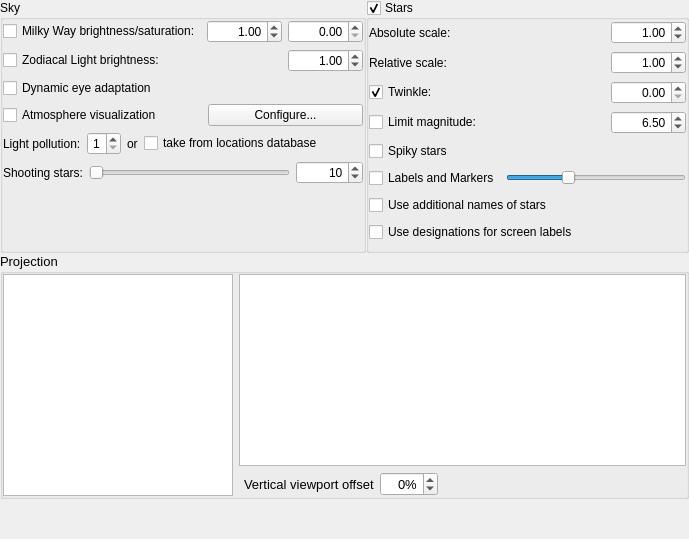
        <widget class="QWidget" name="page_sky">
         <layout class="QGridLayout" name="gridLayout">
          <property name="leftMargin">
           <number>0</number>
          </property>
          <property name="topMargin">
           <number>0</number>
          </property>
          <property name="rightMargin">
           <number>0</number>
          </property>
          <property name="bottomMargin">
           <number>0</number>
          </property>
          <property name="spacing">
           <number>0</number>
          </property>
          <item row="2" column="0">
           <spacer name="verticalSpacer_2">
            <property name="orientation">
             <enum>Qt::Vertical</enum>
            </property>
            <property name="sizeHint" stdset="0">
             <size>
              <width>20</width>
              <height>40</height>
             </size>
            </property>
           </spacer>
          </item>
          <item row="0" column="0">
           <widget class="QGroupBox" name="largeObjectsGroupbox">
            <property name="sizePolicy">
             <sizepolicy hsizetype="Preferred" vsizetype="Fixed">
              <horstretch>0</horstretch>
              <verstretch>0</verstretch>
             </sizepolicy>
            </property>
            <property name="title">
             <string>Sky</string>
            </property>
            <property name="alignment">
             <set>Qt::AlignLeading</set>
            </property>
            <property name="flat">
             <bool>true</bool>
            </property>
            <property name="checkable">
             <bool>false</bool>
            </property>
            <layout class="QGridLayout" name="gridLayout_18">
             <property name="leftMargin">
              <number>0</number>
             </property>
             <property name="topMargin">
              <number>0</number>
             </property>
             <property name="rightMargin">
              <number>0</number>
             </property>
             <property name="bottomMargin">
              <number>0</number>
             </property>
             <item row="1" column="0">
              <layout class="QHBoxLayout" name="horizontalLayout_zodiacalLight">
               <item>
                <widget class="QCheckBox" name="zodiacalLightCheckBox">
                 <property name="text">
                  <string>Zodiacal Light brightness:</string>
                 </property>
                </widget>
               </item>
               <item>
                <widget class="QDoubleSpinBox" name="zodiacalLightBrightnessDoubleSpinBox">
                 <property name="maximumSize">
                  <size>
                   <width>75</width>
                   <height>16777215</height>
                  </size>
                 </property>
                 <property name="alignment">
                  <set>Qt::AlignRight|Qt::AlignTrailing|Qt::AlignVCenter</set>
                 </property>
                 <property name="decimals">
                  <number>2</number>
                 </property>
                 <property name="maximum">
                  <double>10.000000000000000</double>
                 </property>
                 <property name="singleStep">
                  <double>0.100000000000000</double>
                 </property>
                 <property name="value">
                  <double>1.000000000000000</double>
                 </property>
                </widget>
               </item>
              </layout>
             </item>
             <item row="2" column="0">
              <widget class="QCheckBox" name="adaptationCheckbox">
               <property name="toolTip">
                <string>Dim faint stars when a very bright object is visible</string>
               </property>
               <property name="text">
                <string>Dynamic eye adaptation</string>
               </property>
               <property name="checked">
                <bool>false</bool>
               </property>
              </widget>
             </item>
             <item row="3" column="0">
              <layout class="QHBoxLayout" name="horizontalLayout_21">
               <item>
                <widget class="QCheckBox" name="atmosphereCheckBox">
                 <property name="text">
                  <string>Atmosphere visualization</string>
                 </property>
                </widget>
               </item>
               <item>
                <spacer name="horizontalSpacer_11">
                 <property name="orientation">
                  <enum>Qt::Horizontal</enum>
                 </property>
                 <property name="sizeType">
                  <enum>QSizePolicy::Minimum</enum>
                 </property>
                 <property name="sizeHint" stdset="0">
                  <size>
                   <width>40</width>
                   <height>20</height>
                  </size>
                 </property>
                </spacer>
               </item>
               <item>
                <widget class="QPushButton" name="pushButtonAtmosphereDetails">
                 <property name="focusPolicy">
                  <enum>Qt::NoFocus</enum>
                 </property>
                 <property name="toolTip">
                  <string>pressure, temperature, extinction coefficient</string>
                 </property>
                 <property name="text">
                  <string>Configure...</string>
                 </property>
                </widget>
               </item>
              </layout>
             </item>
             <item row="9" column="0">
              <layout class="QGridLayout" name="gridLayout_6">
               <item row="0" column="0">
                <widget class="QLabel" name="label_14">
                 <property name="sizePolicy">
                  <sizepolicy hsizetype="Preferred" vsizetype="Minimum">
                   <horstretch>0</horstretch>
                   <verstretch>0</verstretch>
                  </sizepolicy>
                 </property>
                 <property name="toolTip">
                  <string>Settings for sporadic meteors</string>
                 </property>
                 <property name="text">
                  <string comment="Zenithal Hourly Rate">Shooting stars:</string>
                 </property>
                 <property name="textFormat">
                  <enum>Qt::PlainText</enum>
                 </property>
                 <property name="alignment">
                  <set>Qt::AlignLeading|Qt::AlignLeft|Qt::AlignVCenter</set>
                 </property>
                </widget>
               </item>
               <item row="1" column="1" colspan="2">
                <widget class="QLabel" name="zhrLabel">
                 <property name="minimumSize">
                  <size>
                   <width>0</width>
                   <height>20</height>
                  </size>
                 </property>
                 <property name="text">
                  <string/>
                 </property>
                 <property name="textFormat">
                  <enum>Qt::RichText</enum>
                 </property>
                 <property name="scaledContents">
                  <bool>false</bool>
                 </property>
                </widget>
               </item>
               <item row="0" column="2">
                <widget class="QSpinBox" name="zhrSpinBox">
                 <property name="sizePolicy">
                  <sizepolicy hsizetype="Minimum" vsizetype="Fixed">
                   <horstretch>0</horstretch>
                   <verstretch>0</verstretch>
                  </sizepolicy>
                 </property>
                 <property name="maximumSize">
                  <size>
                   <width>75</width>
                   <height>16777215</height>
                  </size>
                 </property>
                 <property name="toolTip">
                  <string>The zenithal hourly rate for the sporadic meteors</string>
                 </property>
                 <property name="frame">
                  <bool>true</bool>
                 </property>
                 <property name="alignment">
                  <set>Qt::AlignRight|Qt::AlignTrailing|Qt::AlignVCenter</set>
                 </property>
                 <property name="maximum">
                  <number>240000</number>
                 </property>
                 <property name="value">
                  <number>10</number>
                 </property>
                </widget>
               </item>
               <item row="0" column="1">
                <widget class="QSlider" name="zhrSlider">
                 <property name="toolTip">
                  <string>The zenithal hourly rate for the sporadic meteors</string>
                 </property>
                 <property name="maximum">
                  <number>240000</number>
                 </property>
                 <property name="sliderPosition">
                  <number>10</number>
                 </property>
                 <property name="orientation">
                  <enum>Qt::Horizontal</enum>
                 </property>
                 <property name="tickPosition">
                  <enum>QSlider::NoTicks</enum>
                 </property>
                </widget>
               </item>
              </layout>
             </item>
             <item row="0" column="0">
              <layout class="QHBoxLayout" name="horizontalLayout_milkyWay">
               <item>
                <widget class="QCheckBox" name="milkyWayCheckBox">
                 <property name="text">
                  <string>Milky Way brightness/saturation:</string>
                 </property>
                </widget>
               </item>
               <item>
                <widget class="QDoubleSpinBox" name="milkyWayBrightnessDoubleSpinBox">
                 <property name="maximumSize">
                  <size>
                   <width>75</width>
                   <height>16777215</height>
                  </size>
                 </property>
                 <property name="alignment">
                  <set>Qt::AlignRight|Qt::AlignTrailing|Qt::AlignVCenter</set>
                 </property>
                 <property name="decimals">
                  <number>2</number>
                 </property>
                 <property name="maximum">
                  <double>10.000000000000000</double>
                 </property>
                 <property name="singleStep">
                  <double>0.100000000000000</double>
                 </property>
                 <property name="value">
                  <double>1.000000000000000</double>
                 </property>
                </widget>
               </item>
               <item>
                <widget class="QDoubleSpinBox" name="milkyWaySaturationDoubleSpinBox">
                 <property name="maximumSize">
                  <size>
                   <width>75</width>
                   <height>16777215</height>
                  </size>
                 </property>
                 <property name="toolTip">
                  <string>Changing saturation from totally unsaturated (0.00) to default (1.00) value.</string>
                 </property>
                 <property name="alignment">
                  <set>Qt::AlignRight|Qt::AlignTrailing|Qt::AlignVCenter</set>
                 </property>
                 <property name="minimum">
                  <double>0.000000000000000</double>
                 </property>
                 <property name="maximum">
                  <double>1.000000000000000</double>
                 </property>
                 <property name="singleStep">
                  <double>0.100000000000000</double>
                 </property>
                </widget>
               </item>
              </layout>
             </item>
             <item row="7" column="0">
              <layout class="QHBoxLayout" name="_2">
               <item>
                <widget class="QLabel" name="label_4">
                 <property name="text">
                  <string>Light pollution:</string>
                 </property>
                </widget>
               </item>
               <item>
                <widget class="QSpinBox" name="lightPollutionSpinBox">
                 <property name="maximumSize">
                  <size>
                   <width>75</width>
                   <height>16777215</height>
                  </size>
                 </property>
                 <property name="alignment">
                  <set>Qt::AlignRight|Qt::AlignTrailing|Qt::AlignVCenter</set>
                 </property>
                 <property name="minimum">
                  <number>1</number>
                 </property>
                 <property name="maximum">
                  <number>9</number>
                 </property>
                 <property name="value">
                  <number>1</number>
                 </property>
                </widget>
               </item>
               <item>
                <widget class="QLabel" name="label">
                 <property name="text">
                  <string>or</string>
                 </property>
                </widget>
               </item>
               <item>
                <widget class="QCheckBox" name="useLightPollutionFromLocationDataCheckBox">
                 <property name="toolTip">
                  <string>Use light pollution data from locations database and ignore settings for light pollution in left box</string>
                 </property>
                 <property name="text">
                  <string>take from locations database</string>
                 </property>
                </widget>
               </item>
               <item>
                <spacer name="horizontalSpacer_12">
                 <property name="orientation">
                  <enum>Qt::Horizontal</enum>
                 </property>
                 <property name="sizeHint" stdset="0">
                  <size>
                   <width>40</width>
                   <height>20</height>
                  </size>
                 </property>
                </spacer>
               </item>
              </layout>
             </item>
             <item row="10" column="0">
              <spacer name="verticalSpacer_8">
               <property name="orientation">
                <enum>Qt::Vertical</enum>
               </property>
               <property name="sizeHint" stdset="0">
                <size>
                 <width>20</width>
                 <height>40</height>
                </size>
               </property>
              </spacer>
             </item>
            </layout>
           </widget>
          </item>
          <item row="0" column="1">
           <widget class="QGroupBox" name="starGroupBox">
            <property name="title">
             <string>Stars</string>
            </property>
            <property name="alignment">
             <set>Qt::AlignLeading</set>
            </property>
            <property name="flat">
             <bool>true</bool>
            </property>
            <property name="checkable">
             <bool>true</bool>
            </property>
            <property name="checked">
             <bool>true</bool>
            </property>
            <layout class="QGridLayout" name="gridLayout_19">
             <property name="leftMargin">
              <number>0</number>
             </property>
             <property name="topMargin">
              <number>0</number>
             </property>
             <property name="rightMargin">
              <number>0</number>
             </property>
             <property name="bottomMargin">
              <number>0</number>
             </property>
             <item row="0" column="0">
              <layout class="QHBoxLayout" name="horizontalLayout_starScale">
               <item>
                <widget class="QLabel" name="label_5">
                 <property name="sizePolicy">
                  <sizepolicy hsizetype="Minimum" vsizetype="Preferred">
                   <horstretch>0</horstretch>
                   <verstretch>0</verstretch>
                  </sizepolicy>
                 </property>
                 <property name="maximumSize">
                  <size>
                   <width>16777215</width>
                   <height>16777215</height>
                  </size>
                 </property>
                 <property name="text">
                  <string>Absolute scale:</string>
                 </property>
                </widget>
               </item>
               <item>
                <widget class="QDoubleSpinBox" name="starScaleRadiusDoubleSpinBox">
                 <property name="sizePolicy">
                  <sizepolicy hsizetype="Minimum" vsizetype="Fixed">
                   <horstretch>0</horstretch>
                   <verstretch>0</verstretch>
                  </sizepolicy>
                 </property>
                 <property name="minimumSize">
                  <size>
                   <width>0</width>
                   <height>0</height>
                  </size>
                 </property>
                 <property name="maximumSize">
                  <size>
                   <width>75</width>
                   <height>16777215</height>
                  </size>
                 </property>
                 <property name="alignment">
                  <set>Qt::AlignRight|Qt::AlignTrailing|Qt::AlignVCenter</set>
                 </property>
                 <property name="decimals">
                  <number>2</number>
                 </property>
                 <property name="minimum">
                  <double>0.050000000000000</double>
                 </property>
                 <property name="maximum">
                  <double>9.000000000000000</double>
                 </property>
                 <property name="singleStep">
                  <double>0.050000000000000</double>
                 </property>
                 <property name="value">
                  <double>1.000000000000000</double>
                 </property>
                </widget>
               </item>
              </layout>
             </item>
             <item row="4" column="0">
              <widget class="QCheckBox" name="spikyStarsCheckBox">
               <property name="toolTip">
                <string>Show stars with pointed rays</string>
               </property>
               <property name="text">
                <string>Spiky stars</string>
               </property>
              </widget>
             </item>
             <item row="3" column="0">
              <layout class="QHBoxLayout" name="horizontalLayout_starLimitMag">
               <item>
                <widget class="QCheckBox" name="starLimitMagnitudeCheckBox">
                 <property name="toolTip">
                  <string>Limit the magnitude of stars</string>
                 </property>
                 <property name="text">
                  <string>Limit magnitude:</string>
                 </property>
                </widget>
               </item>
               <item>
                <widget class="QDoubleSpinBox" name="starLimitMagnitudeDoubleSpinBox">
                 <property name="sizePolicy">
                  <sizepolicy hsizetype="Minimum" vsizetype="Fixed">
                   <horstretch>0</horstretch>
                   <verstretch>0</verstretch>
                  </sizepolicy>
                 </property>
                 <property name="minimumSize">
                  <size>
                   <width>0</width>
                   <height>0</height>
                  </size>
                 </property>
                 <property name="maximumSize">
                  <size>
                   <width>75</width>
                   <height>16777215</height>
                  </size>
                 </property>
                 <property name="frame">
                  <bool>true</bool>
                 </property>
                 <property name="alignment">
                  <set>Qt::AlignRight|Qt::AlignTrailing|Qt::AlignVCenter</set>
                 </property>
                 <property name="buttonSymbols">
                  <enum>QAbstractSpinBox::UpDownArrows</enum>
                 </property>
                 <property name="decimals">
                  <number>2</number>
                 </property>
                 <property name="minimum">
                  <double>0.000000000000000</double>
                 </property>
                 <property name="maximum">
                  <double>21.000000000000000</double>
                 </property>
                 <property name="singleStep">
                  <double>0.100000000000000</double>
                 </property>
                 <property name="value">
                  <double>6.500000000000000</double>
                 </property>
                </widget>
               </item>
              </layout>
             </item>
             <item row="6" column="0">
              <widget class="QCheckBox" name="checkBoxAdditionalNamesStars">
               <property name="text">
                <string>Use additional names of stars</string>
               </property>
              </widget>
             </item>
             <item row="5" column="0">
              <layout class="QHBoxLayout" name="horizontalLayout_starLabel">
               <item>
                <widget class="QCheckBox" name="starLabelCheckBox">
                 <property name="enabled">
                  <bool>true</bool>
                 </property>
                 <property name="text">
                  <string>Labels and Markers</string>
                 </property>
                </widget>
               </item>
               <item>
                <widget class="QSlider" name="starsLabelsHorizontalSlider">
                 <property name="sizePolicy">
                  <sizepolicy hsizetype="Preferred" vsizetype="Fixed">
                   <horstretch>0</horstretch>
                   <verstretch>0</verstretch>
                  </sizepolicy>
                 </property>
                 <property name="minimumSize">
                  <size>
                   <width>180</width>
                   <height>0</height>
                  </size>
                 </property>
                 <property name="value">
                  <number>33</number>
                 </property>
                 <property name="orientation">
                  <enum>Qt::Horizontal</enum>
                 </property>
                </widget>
               </item>
              </layout>
             </item>
             <item row="2" column="0">
              <layout class="QHBoxLayout" name="horizontalLayout_starTwinkle">
               <item>
                <widget class="QCheckBox" name="starTwinkleCheckBox">
                 <property name="text">
                  <string>Twinkle:</string>
                 </property>
                 <property name="checked">
                  <bool>true</bool>
                 </property>
                </widget>
               </item>
               <item>
                <widget class="QDoubleSpinBox" name="starTwinkleAmountDoubleSpinBox">
                 <property name="maximumSize">
                  <size>
                   <width>75</width>
                   <height>16777215</height>
                  </size>
                 </property>
                 <property name="alignment">
                  <set>Qt::AlignRight|Qt::AlignTrailing|Qt::AlignVCenter</set>
                 </property>
                 <property name="decimals">
                  <number>2</number>
                 </property>
                 <property name="maximum">
                  <double>1.500000000000000</double>
                 </property>
                 <property name="singleStep">
                  <double>0.100000000000000</double>
                 </property>
                </widget>
               </item>
              </layout>
             </item>
             <item row="1" column="0">
              <layout class="QHBoxLayout" name="horizontalLayout_starRelativeScale">
               <item>
                <widget class="QLabel" name="label_7">
                 <property name="sizePolicy">
                  <sizepolicy hsizetype="Minimum" vsizetype="Preferred">
                   <horstretch>0</horstretch>
                   <verstretch>0</verstretch>
                  </sizepolicy>
                 </property>
                 <property name="minimumSize">
                  <size>
                   <width>0</width>
                   <height>0</height>
                  </size>
                 </property>
                 <property name="maximumSize">
                  <size>
                   <width>16777215</width>
                   <height>16777215</height>
                  </size>
                 </property>
                 <property name="text">
                  <string>Relative scale:</string>
                 </property>
                </widget>
               </item>
               <item>
                <widget class="QDoubleSpinBox" name="starRelativeScaleDoubleSpinBox">
                 <property name="sizePolicy">
                  <sizepolicy hsizetype="Minimum" vsizetype="Fixed">
                   <horstretch>0</horstretch>
                   <verstretch>0</verstretch>
                  </sizepolicy>
                 </property>
                 <property name="minimumSize">
                  <size>
                   <width>0</width>
                   <height>0</height>
                  </size>
                 </property>
                 <property name="maximumSize">
                  <size>
                   <width>75</width>
                   <height>16777215</height>
                  </size>
                 </property>
                 <property name="frame">
                  <bool>true</bool>
                 </property>
                 <property name="alignment">
                  <set>Qt::AlignRight|Qt::AlignTrailing|Qt::AlignVCenter</set>
                 </property>
                 <property name="buttonSymbols">
                  <enum>QAbstractSpinBox::UpDownArrows</enum>
                 </property>
                 <property name="decimals">
                  <number>2</number>
                 </property>
                 <property name="minimum">
                  <double>0.250000000000000</double>
                 </property>
                 <property name="maximum">
                  <double>5.000000000000000</double>
                 </property>
                 <property name="singleStep">
                  <double>0.050000000000000</double>
                 </property>
                 <property name="value">
                  <double>1.000000000000000</double>
                 </property>
                </widget>
               </item>
              </layout>
             </item>
             <item row="7" column="0">
              <widget class="QCheckBox" name="checkBoxStarDesignationsOnlyUsage">
               <property name="toolTip">
                <string>Use designations of stars instead of their common names for screen labels</string>
               </property>
               <property name="text">
                <string>Use designations for screen labels</string>
               </property>
              </widget>
             </item>
            </layout>
           </widget>
          </item>
          <item row="1" column="0" colspan="2">
           <widget class="QGroupBox" name="setProjectionGroupBox">
            <property name="sizePolicy">
             <sizepolicy hsizetype="Preferred" vsizetype="Expanding">
              <horstretch>0</horstretch>
              <verstretch>0</verstretch>
             </sizepolicy>
            </property>
            <property name="minimumSize">
             <size>
              <width>0</width>
              <height>150</height>
             </size>
            </property>
            <property name="font">
             <font>
              <pointsize>10</pointsize>
              <weight>50</weight>
              <bold>false</bold>
             </font>
            </property>
            <property name="title">
             <string>Projection</string>
            </property>
            <property name="checkable">
             <bool>false</bool>
            </property>
            <layout class="QHBoxLayout" name="horizontalLayout_10">
             <property name="leftMargin">
              <number>0</number>
             </property>
             <property name="topMargin">
              <number>0</number>
             </property>
             <property name="rightMargin">
              <number>0</number>
             </property>
             <property name="bottomMargin">
              <number>0</number>
             </property>
             <item>
              <widget class="QListWidget" name="projectionListWidget">
               <property name="sizePolicy">
                <sizepolicy hsizetype="Expanding" vsizetype="Expanding">
                 <horstretch>0</horstretch>
                 <verstretch>0</verstretch>
                </sizepolicy>
               </property>
               <property name="minimumSize">
                <size>
                 <width>230</width>
                 <height>0</height>
                </size>
               </property>
               <property name="maximumSize">
                <size>
                 <width>180</width>
                 <height>16777215</height>
                </size>
               </property>
               <property name="focusPolicy">
                <enum>Qt::NoFocus</enum>
               </property>
               <property name="verticalScrollBarPolicy">
                <enum>Qt::ScrollBarAsNeeded</enum>
               </property>
               <property name="horizontalScrollBarPolicy">
                <enum>Qt::ScrollBarAlwaysOff</enum>
               </property>
              </widget>
             </item>
             <item>
              <layout class="QVBoxLayout" name="projectionDetailsVerticalLayout">
               <item>
                <widget class="QTextBrowser" name="projectionTextBrowser">
                 <property name="openExternalLinks">
                  <bool>true</bool>
                 </property>
                </widget>
               </item>
               <item>
                <layout class="QHBoxLayout" name="viewportOffsetHorizontalLayout">
                 <property name="leftMargin">
                  <number>5</number>
                 </property>
                 <item>
                  <widget class="QLabel" name="viewportOffsetLabel">
                   <property name="text">
                    <string>Vertical viewport offset</string>
                   </property>
                  </widget>
                 </item>
                 <item>
                  <widget class="QDoubleSpinBox" name="viewportOffsetSpinBox">
                   <property name="sizePolicy">
                    <sizepolicy hsizetype="Preferred" vsizetype="Fixed">
                     <horstretch>0</horstretch>
                     <verstretch>0</verstretch>
                    </sizepolicy>
                   </property>
                   <property name="alignment">
                    <set>Qt::AlignRight|Qt::AlignTrailing|Qt::AlignVCenter</set>
                   </property>
                   <property name="suffix">
                    <string notr="true">%</string>
                   </property>
                   <property name="decimals">
                    <number>0</number>
                   </property>
                   <property name="minimum">
                    <double>-50.000000000000000</double>
                   </property>
                   <property name="maximum">
                    <double>50.000000000000000</double>
                   </property>
                  </widget>
                 </item>
                 <item>
                  <spacer name="horizontalSpacer">
                   <property name="orientation">
                    <enum>Qt::Horizontal</enum>
                   </property>
                   <property name="sizeHint" stdset="0">
                    <size>
                     <width>40</width>
                     <height>20</height>
                    </size>
                   </property>
                  </spacer>
                 </item>
                </layout>
               </item>
              </layout>
             </item>
            </layout>
           </widget>
          </item>
         </layout>
        </widget>
